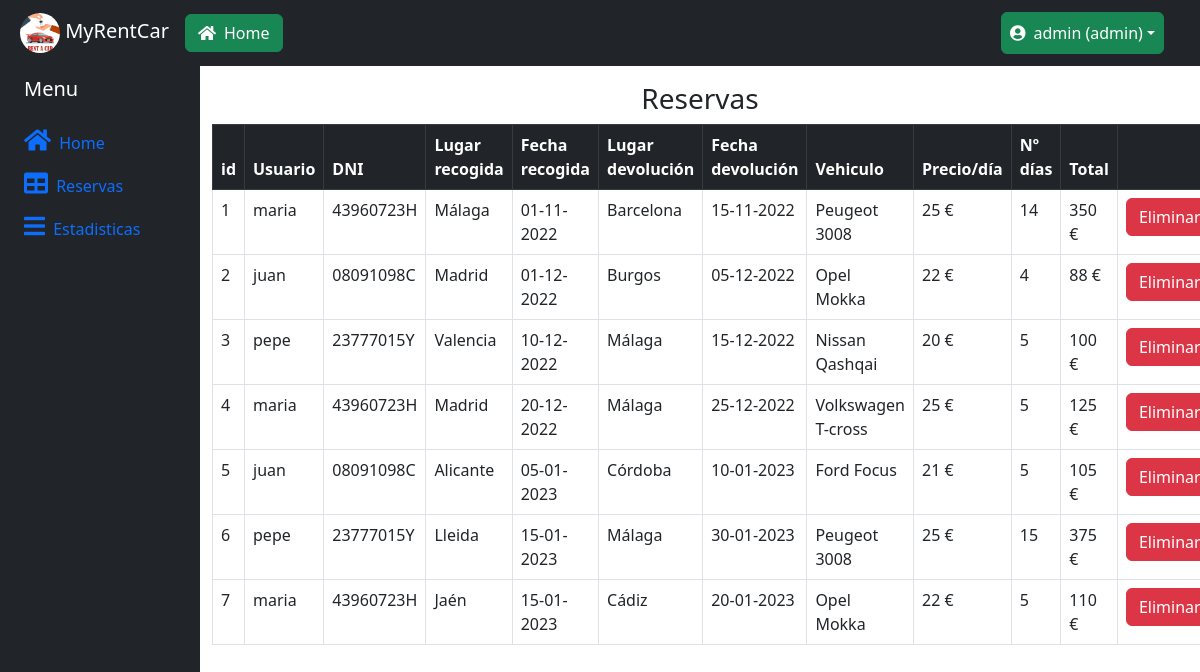
The app's page /reservas_totales.php (signed in) with its own data.
### tables this page shows
CREATE TABLE reservas (
    id INT NOT NULL AUTO_INCREMENT PRIMARY KEY,
    fecha_recogida DATE,
    fecha_devolucion DATE,
	lugar_recogida VARCHAR (60),
	lugar_devolucion VARCHAR (60),
    id_usuario INT,
    id_coche INT,
    CONSTRAINT id_user2_fk FOREIGN KEY (id_usuario) REFERENCES usuarios (id) ON DELETE CASCADE,
    CONSTRAINT id_coche_fk FOREIGN KEY (id_coche) REFERENCES coches (id) ON DELETE CASCADE
);

CREATE TABLE usuarios (
    id INT NOT NULL AUTO_INCREMENT PRIMARY KEY,
    username VARCHAR(100),
	fecha_nacimiento DATE,
	dni VARCHAR(9) UNIQUE,
	email VARCHAR(100),
    password VARCHAR(255),
	rol VARCHAR(50)

);

CREATE TABLE coches (
    id INT NOT NULL AUTO_INCREMENT PRIMARY KEY,
    marca VARCHAR(50),
    modelo VARCHAR(50),
	descripcion VARCHAR(255),
	tipo_combustible VARCHAR(50),
	tipo_transmision VARCHAR(50),
	num_puertas VARCHAR(50),
    precio FLOAT,
	imagen VARCHAR(150),
    estado BOOLEAN
);

### reservas_totales.php (the view, shortened to what this page needs)
<?php
require_once ("header_admin.php");
require_once 'conectar.php';
function formatearFecha($fecha){
    $fecha_formateada=date("d-m-Y", strtotime($fecha));
    return $fecha_formateada;
}
try{
    $stmt = $dbh->prepare("SELECT *, reservas.id as id_reserva, DATEDIFF(fecha_devolucion, fecha_recogida) as dias_reserva FROM usuarios, reservas, coches
        WHERE usuarios.id=reservas.id_usuario and coches.id=reservas.id_coche ORDER BY reservas.id;");
    $stmt->execute();
    $result = $stmt->fetchAll();
}catch(PDOException $e) {
    $errores[]= "Error: " . $e->getMessage();
}
?>
<div class="container">
        <div class="row mb-5">
            <h3 class="text-center">Reservas</h3>
            <table class="table table-bordered table-hover">
                <thead class="table-dark">
                    <tr>
                        <th>id</th>
                        <th>Usuario</th>
                        <th>DNI</th>
                        <th>Lugar recogida</th>
                        <th>Fecha recogida</th>
                        <th>Lugar devolución</th>
                        <th>Fecha devolución</th>
                        <th>Vehiculo</th>
                        <th>Precio/día</th>
                        <th>Nº días</th>
                        <th>Total</th>
                        <th></th>
                    </tr>
                </thead>
                <tbody>
                <?php if($stmt->rowCount()>0 && $result!==false){foreach($result as $row){ ?>
                        <tr>
                            <td data-titulo="id"><?= $row['id_reserva'] ?></td>
                            <td data-titulo="usuario"><?= $row['username'] ?></td>
                            <td data-titulo="DNI"><?= $row['dni'] ?></td>
                            <td data-titulo="Lugar recogida"><?= $row['lugar_recogida'] ?></td>
                            <td data-titulo="Fecha recogida"><?php print formatearFecha($row['fecha_recogida']) ?></td>
                            <td data-titulo="Lugar devolución"><?= $row['lugar_devolucion'] ?></td>
                            <td data-titulo="Fecha devolución"><?php print formatearFecha($row['fecha_devolucion']) ?></td>
                            <td data-titulo="Vehiculo"><?= $row['marca']." ".$row['modelo'] ?></td>
                            <td data-titulo="Precio"><?= $row['precio'] ?> €</td>
                            <td data-titulo="Nº días"><?= $row['dias_reserva'] ?></td>
                            <td data-titulo="Total"><?= $row['precio']*$row['dias_reserva'] ?> €</td>
                            <td><a class="btn btn-danger" href="./delete.php?id=<?php echo $row['id_reserva'] ?>">Eliminar</a></td>
                        </tr>
                        <?php } } ?>
                </tbody>
            </table>
        </div>
</div>
<?php  require_once ("footer_admin.php"); ?>

### records on screen
reservas: id "1", id_usuario.username "maria", id_usuario.dni "43960723H", lugar_recogida "Málaga", fecha_recogida "01-11-2022", lugar_devolucion "Barcelona", fecha_devolucion "15-11-2022", id_coche.marca "Peugeot", id_coche.modelo "3008", id_coche.precio "25", dias_reserva "14", dias_reserva "350"
reservas: id "2", id_usuario.username "juan", id_usuario.dni "08091098C", lugar_recogida "Madrid", fecha_recogida "01-12-2022", lugar_devolucion "Burgos", fecha_devolucion "05-12-2022", id_coche.marca "Opel", id_coche.modelo "Mokka", id_coche.precio "22", dias_reserva "4", dias_reserva "88"
reservas: id "3", id_usuario.username "pepe", id_usuario.dni "23777015Y", lugar_recogida "Valencia", fecha_recogida "10-12-2022", lugar_devolucion "Málaga", fecha_devolucion "15-12-2022", id_coche.marca "Nissan", id_coche.modelo "Qashqai", id_coche.precio "20", dias_reserva "5", dias_reserva "100"
reservas: id "4", id_usuario.username "maria", id_usuario.dni "43960723H", lugar_recogida "Madrid", fecha_recogida "20-12-2022", lugar_devolucion "Málaga", fecha_devolucion "25-12-2022", id_coche.marca "Volkswagen", id_coche.modelo "T-cross", id_coche.precio "25", dias_reserva "5", dias_reserva "125"
reservas: id "5", id_usuario.username "juan", id_usuario.dni "08091098C", lugar_recogida "Alicante", fecha_recogida "05-01-2023", lugar_devolucion "Córdoba", fecha_devolucion "10-01-2023", id_coche.marca "Ford", id_coche.modelo "Focus", id_coche.precio "21", dias_reserva "5", dias_reserva "105"
reservas: id "6", id_usuario.username "pepe", id_usuario.dni "23777015Y", lugar_recogida "Lleida", fecha_recogida "15-01-2023", lugar_devolucion "Málaga", fecha_devolucion "30-01-2023", id_coche.marca "Peugeot", id_coche.modelo "3008", id_coche.precio "25", dias_reserva "15", dias_reserva "375"
reservas: id "7", id_usuario.username "maria", id_usuario.dni "43960723H", lugar_recogida "Jaén", fecha_recogida "15-01-2023", lugar_devolucion "Cádiz", fecha_devolucion "20-01-2023", id_coche.marca "Opel", id_coche.modelo "Mokka", id_coche.precio "22", dias_reserva "5", dias_reserva "110"

### other values on screen
$_SESSION['username'] "admin"
$_SESSION['rol'] "admin"
